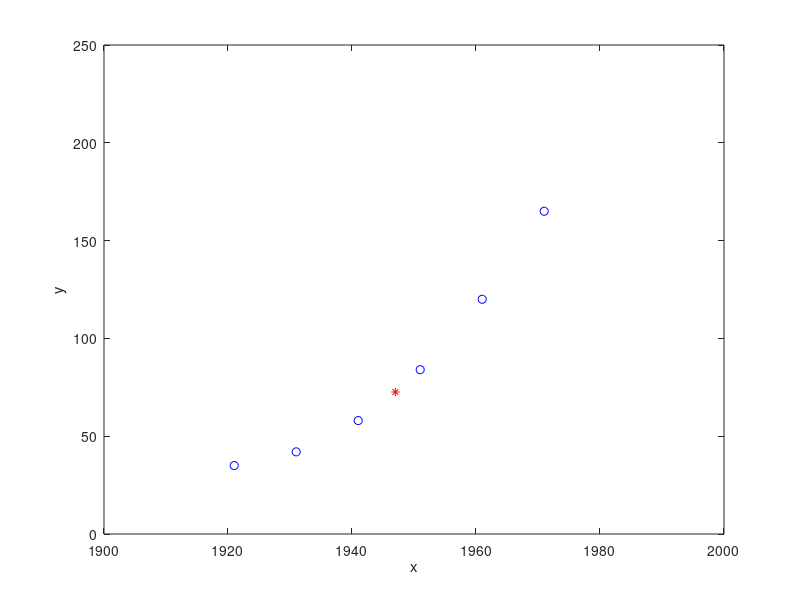

Write the MATLAB code that produced this figure.
x=[1921 1931 1941 1951 1961 1971];
fx=[35 42 58 84 120 165];
n=size(x,2);
%array of zeros
dt=zeros(n,n);
%% inserting x and fx in dt
for i=1:n
    dt(i,1)=x(i);
    dt(i,2)=fx(i);
end
dt
z=3;
for k=1:n-1
    i=1;
    for j=1:n-k
        dt(j,z)=(dt(i+1,z-1)-dt(i,z-1));
        i=i+1;
        if(j>n)
            break;
        end
    end
    z=z+1;k=k+1;
end
dt
%value for fx to find
x_int=1947;
%determining u=(x-x1)*h
u=(x_int-x(n/2))/(x(2)-x(1));
%% determining sum by formula
y_sum=dt(n/2,2)+u*(dt(n/2,3)+dt(n/2-1,3))/2+(u*u)/2*(dt(n/2-1,4));
a=0;b=0;l=1;t=1;
for i=3:n-1
    k=1;
    if((n/2-(i-2))<=0 || (n/2-(i-1))<=0)%cross limit dt(0,i)       
       break;
    else        
           a=(dt(n/2-(i-2),i+2)+dt(n/2-(i-1),i+2))/2;
           b=dt(n/2-(i-1),i+3);
        if(i<=n/2)   
          l=u*(u*u-t*t);
          t=t+1;      
        end
        for j=1:i
           k=k*j;       
        end
          y_sum=y_sum+(l/k)*a+u*l*b;
    end
end
y_sum
%% ploting the graph
plot(x, fx, 'bo', x_int, y_sum, 'r*')
axis([1900 2000 0 250])
xlabel('x')
ylabel('y')
